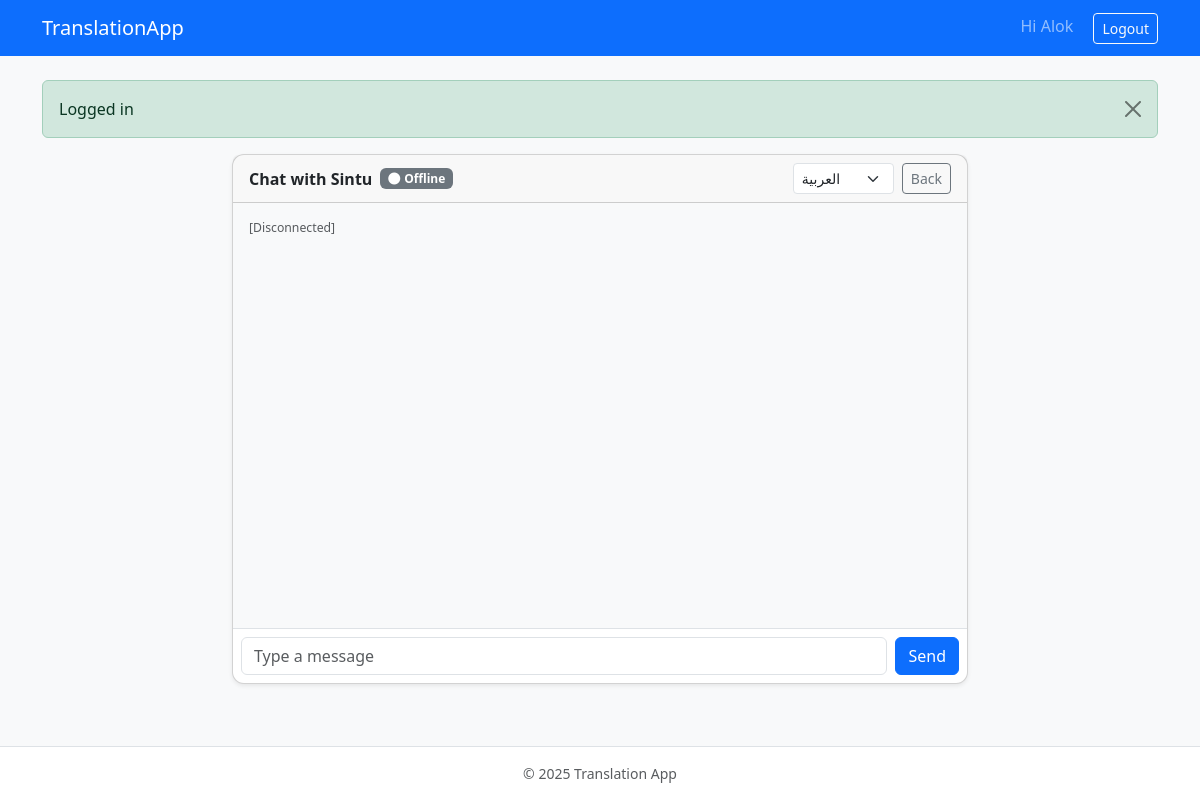
The app's page /chat/2 (signed in), older data.
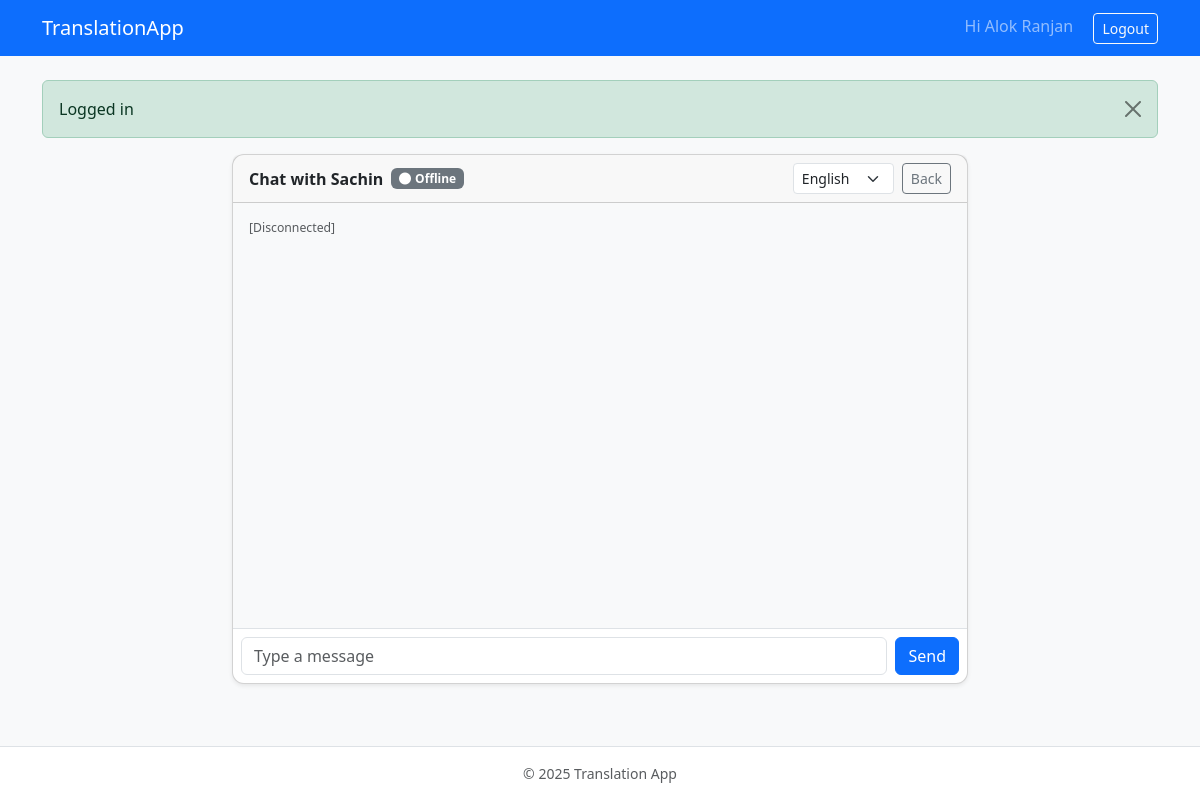
The same page, newer data.
### app/models/user.py (models this page shows, shortened)
class User(Base):
    __tablename__ = "users"
    id = Column(Integer, primary_key=True, index=True)          # user_id
    email = Column(String(100), unique=True, index=True, nullable=False)
    full_name = Column(String(100), nullable=True)
    hashed_password = Column(String(255), nullable=False)
    is_active = Column(Boolean, nullable=False, server_default=text('1'))  # restore to match existing table
    preferred_language = Column(String(10), nullable=False, default="en")  # NEW
    created_at = Column(DateTime(timezone=True), server_default=func.now())
    messages = relationship("Message", back_populates="sender", cascade="all,delete")
    memberships = relationship("ChatroomMember", back_populates="user", cascade="all,delete")

### app/main.py (the view)
@app.get("/chat/{other_user_id}", response_class=HTMLResponse)
async def chat_page(
    other_user_id: int,
    request: Request,
    current_user: User | None = Depends(get_current_ui_user),
    db: Session = Depends(get_db),
):
    if not current_user:
        response = RedirectResponse("/login", 302)
        response.headers["Cache-Control"] = "no-cache, no-store, must-revalidate"
        return response
    if other_user_id == current_user.id:
        response = RedirectResponse("/", 302)
        response.headers["Cache-Control"] = "no-cache, no-store, must-revalidate"
        return response
    remote_user = db.query(User).filter(User.id == other_user_id).first()
    if not remote_user:
        response = RedirectResponse("/", 302)
        response.headers["Cache-Control"] = "no-cache, no-store, must-revalidate"
        return response
    token = request.session.get("token")
    response = templates.TemplateResponse(
        "chat.html",
        {
            "request": request,
            "user": current_user,  # Add this for navbar
            "current_user": current_user,
            "remote_user": remote_user,
            "token": token,
            "title": f"Chat with {remote_user.full_name or remote_user.email}",
        },
    )
    response.headers["Cache-Control"] = "no-cache, no-store, must-revalidate"
    response.headers["Pragma"] = "no-cache"
    response.headers["Expires"] = "0"
    return response

### app/templates/chat.html (shortened to what this page needs)
{% extends 'base.html' %}
{% block content %}
<div class="row">
  <div class="col-lg-8 mx-auto">
    <div class="card shadow-sm">
      <div class="card-header d-flex justify-content-between align-items-center">
        <div class="d-flex align-items-center gap-2">
          <strong>Chat with {{ remote_user.full_name or remote_user.email }}</strong>
          <small id="user-status" class="badge bg-secondary">
          </small>
        </div>
        <div class="d-flex align-items-center gap-2">
          <select id="language-select" class="form-select form-select-sm" style="width: auto;">
            <option value="en" {{ 'selected' if current_user.preferred_language == 'en' else '' }}>English</option>
            <option value="ar" {{ 'selected' if current_user.preferred_language == 'ar' else '' }}>العربية</option>
          </select>
          <a class="btn btn-sm btn-outline-secondary" href="/">Back</a>
        </div>
      </div>
      <div class="card-body p-0 d-flex flex-column" style="height:60vh;">
        <div id="messages" class="flex-grow-1 overflow-auto p-3 small bg-light"></div>
        <form id="chat-form" class="border-top p-2 d-flex gap-2 align-items-center">
          <input id="message-input" autocomplete="off" class="form-control" placeholder="Type a message" />
          <button class="btn btn-primary" type="submit">Send</button>
        </form>
      </div>
    </div>
  </div>
</div>
{% endblock %}

### app/templates/base.html (shortened to what this page needs)
<!DOCTYPE html>
<html lang="en">
<head>
  <link href="https://cdn.jsdelivr.net/npm/bootstrap@5.3.3/dist/css/bootstrap.min.css" rel="stylesheet">
  <link rel="stylesheet" href="https://cdnjs.cloudflare.com/ajax/libs/font-awesome/6.5.1/css/all.min.css" />
  <link rel="stylesheet" href="/static/css/app.css" />
</head>
<body class="bg-light d-flex flex-column min-vh-100">
<nav class="navbar navbar-expand-lg navbar-dark bg-primary mb-4">
  <div class="container">
    <a class="navbar-brand" href="/">TranslationApp</a>
    <div>
      {% if user %}
        <span class="navbar-text me-3">Hi {{ user.full_name or user.email }}</span>
        <a class="btn btn-outline-light btn-sm" href="/logout" onclick="handleLogout(event)">Logout</a>
      {% else %}
        <a class="btn btn-outline-light btn-sm me-2" href="/login">Login</a>
        <a class="btn btn-light btn-sm" href="/register">Register</a>
      {% endif %}
    </div>
  </div>
</nav>
<main class="flex-fill">
  <div class="container">
    {% with messages = request.session.pop('flash', []) if request and request.session else [] %}
      {% if messages %}
        {% for cat, msg in messages %}
          <div class="alert alert-{{ cat }} alert-dismissible fade show" role="alert">{{ msg }}<button type="button" class="btn-close" data-bs-dismiss="alert"></button></div>
        {% endfor %}
      {% endif %}
    {% endwith %}
    {% block content %}{% endblock %}
  </div>
</main>
<footer class="mt-auto py-3 bg-white border-top">
  <div class="container text-center text-muted small">&copy; {{ 2025 }} Translation App</div>
</footer>
</body>
</html>

Row changes from the older to the newer data that the page shows:
changed User: full_name "Alok" → "Alok Ranjan"
changed User: full_name "Sintu" → "Sachin"
Text that changed along with them:
form field value: "العربية" → "English"
